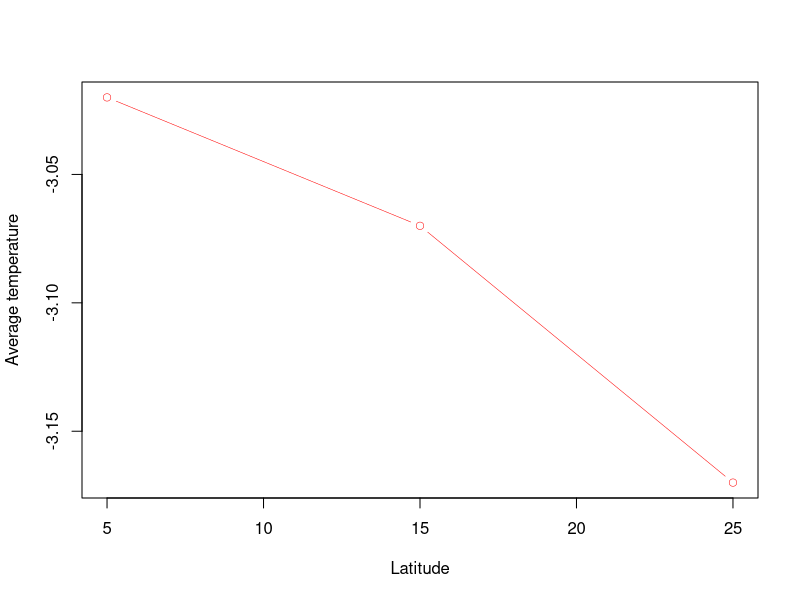
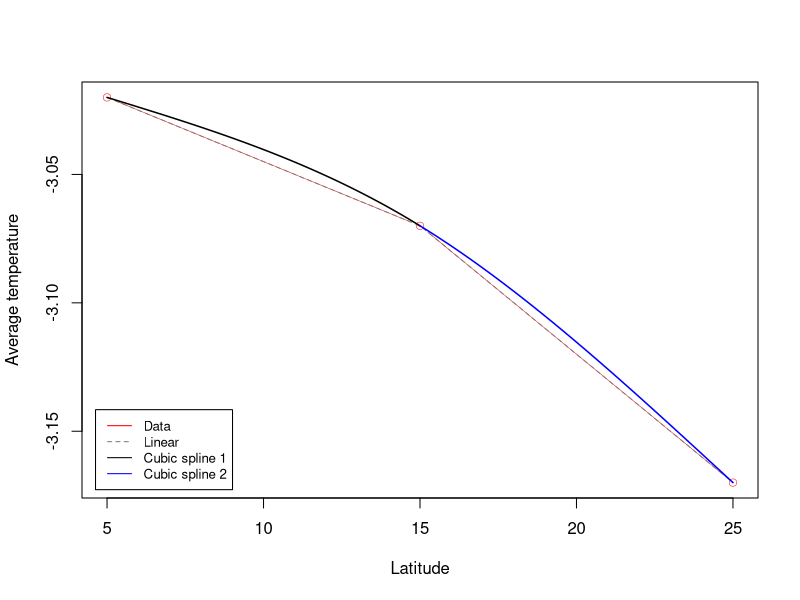

These charts were generated, in order, by the following R code:
## ---- chunk 1
0.1 + 0.2 == 0.3
.Machine$double.eps
## ---- chunk 2
# The Babylonian method for finding square root
# a: a positive real number; we will solve the square root of a.
# x1: the initial guess of the solution. x1 should be positive too.
# epsilon: a small positive number for the tolerance.
babylonian <- function(a, x1, epsilon = 1e-6) {
  if (a <= 0 || x1 <= 0) {
    print("a and x1 should be both positive!")
    return(0)
  } else {
    x <- x1
    i <- 0
    while (abs(x * x - a) > epsilon) {
      i <- i + 1
      x <- (x + a / x) / 2
    }
    print(paste0("Number of iterations: ", i))
    return(x)
  }
}

babylonian(2, 1)
babylonian(2, 100)
babylonian(2, 200)
## ---- chunk 3
x <- 1
for (i in 1:7) {
  x <- (x + 2 / x) / 2
  err <- abs(x - sqrt(2))
  digits <- if (err > 0) -log10(err) else Inf
  cat("iteration", i, "- digits of accuracy:", round(digits, 1), "\n")
}
## ---- chunk 4
x <- c(5, 15, 25)
y <- c(-3.02, -3.07, -3.17)
plot(x, y, xlab = "Latitude", ylab = "Average temperature", type = "b", col = "red", lwd = 0.5)
## ---- chunk 5
vec_c <- c(y[1], y[2], y[2], y[3], 0, 0, 0, 0)  # right-hand side of the linear system

a <- matrix(c(x[1]**3, x[1]**2, x[1], 1, 0, 0, 0, 0,
              x[2]**3, x[2]**2, x[2], 1, 0, 0, 0, 0,
              0, 0, 0, 0, x[2]**3, x[2]**2, x[2], 1,
              0, 0, 0, 0, x[3]**3, x[3]**2, x[3], 1,
              3 * x[2]**2, 2 * x[2], 1, 0, -3 * x[2]**2, -2 * x[2], -1, 0,
              6 * x[2], 2, 0, 0, -6 * x[2], -2, 0, 0,
              6 * x[1], 2, 0, 0, 0, 0, 0, 0,
              0, 0, 0, 0, 6 * x[3], 2, 0, 0), nrow = 8, byrow = TRUE)

vec_p <- solve(a, vec_c)  # spline coefficients: a0,b0,c0,d0, a1,b1,c1,d1

lin <- approx(x, y, n = 100)  # linear interpolation, for comparison

plot(x, y, xlab = "Latitude", ylab = "Average temperature", type = "b", col = "red", lwd = 0.5)
lines(lin$x, lin$y, lwd = 1, col = "grey50", lty = 2)
curve(vec_p[1] * x**3 + vec_p[2] * x**2 + vec_p[3] * x + vec_p[4],
      from = x[1], to = x[2], add = TRUE, lwd = 1.5, col = "black")
curve(vec_p[5] * x**3 + vec_p[6] * x**2 + vec_p[7] * x + vec_p[8],
      from = x[2], to = x[3], add = TRUE, lwd = 1.5, col = "blue")
legend("bottomleft", inset = .02,
       legend = c("Data", "Linear", "Cubic spline 1", "Cubic spline 2"),
       col = c("red", "grey50", "black", "blue"), lty = c(1, 2, 1, 1), cex = 0.8)
